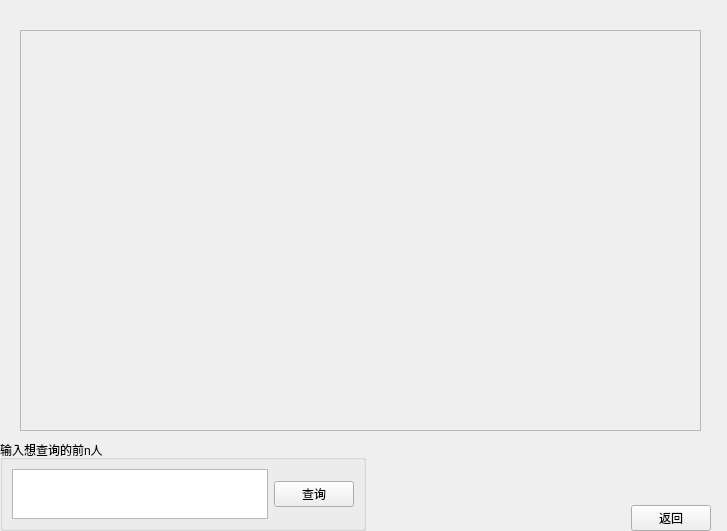
<?xml version="1.0" encoding="UTF-8"?>
<ui version="4.0">
 <class>Ranking</class>
 <widget class="QWidget" name="Ranking">
  <property name="geometry">
   <rect>
    <x>0</x>
    <y>0</y>
    <width>727</width>
    <height>531</height>
   </rect>
  </property>
  <property name="windowTitle">
   <string>排行榜</string>
  </property>
  <widget class="QWidget" name="widget" native="true">
   <property name="geometry">
    <rect>
     <x>0</x>
     <y>440</y>
     <width>711</width>
     <height>91</height>
    </rect>
   </property>
   <layout class="QGridLayout" name="gridLayout">
    <item row="0" column="0" rowspan="2">
     <widget class="QGroupBox" name="groupBox">
      <property name="sizePolicy">
       <sizepolicy hsizetype="Fixed" vsizetype="Fixed">
        <horstretch>0</horstretch>
        <verstretch>0</verstretch>
       </sizepolicy>
      </property>
      <property name="maximumSize">
       <size>
        <width>16777215</width>
        <height>227</height>
       </size>
      </property>
      <property name="title">
       <string>输入想查询的前n人</string>
      </property>
      <layout class="QHBoxLayout" name="horizontalLayout">
       <item>
        <widget class="QTextEdit" name="textEdit">
         <property name="maximumSize">
          <size>
           <width>16777215</width>
           <height>192</height>
          </size>
         </property>
        </widget>
       </item>
       <item>
        <widget class="QPushButton" name="pushButton">
         <property name="text">
          <string>查询</string>
         </property>
        </widget>
       </item>
      </layout>
     </widget>
    </item>
    <item row="0" column="1">
     <spacer name="horizontalSpacer">
      <property name="orientation">
       <enum>Qt::Horizontal</enum>
      </property>
      <property name="sizeHint" stdset="0">
       <size>
        <width>228</width>
        <height>20</height>
       </size>
      </property>
     </spacer>
    </item>
    <item row="1" column="2">
     <widget class="QPushButton" name="pushButton_2">
      <property name="enabled">
       <bool>true</bool>
      </property>
      <property name="sizePolicy">
       <sizepolicy hsizetype="Fixed" vsizetype="Fixed">
        <horstretch>0</horstretch>
        <verstretch>0</verstretch>
       </sizepolicy>
      </property>
      <property name="text">
       <string>返回</string>
      </property>
     </widget>
    </item>
   </layout>
  </widget>
  <widget class="QTableView" name="tableView">
   <property name="enabled">
    <bool>false</bool>
   </property>
   <property name="geometry">
    <rect>
     <x>20</x>
     <y>30</y>
     <width>681</width>
     <height>401</height>
    </rect>
   </property>
  </widget>
 </widget>
 <resources/>
 <connections/>
</ui>
